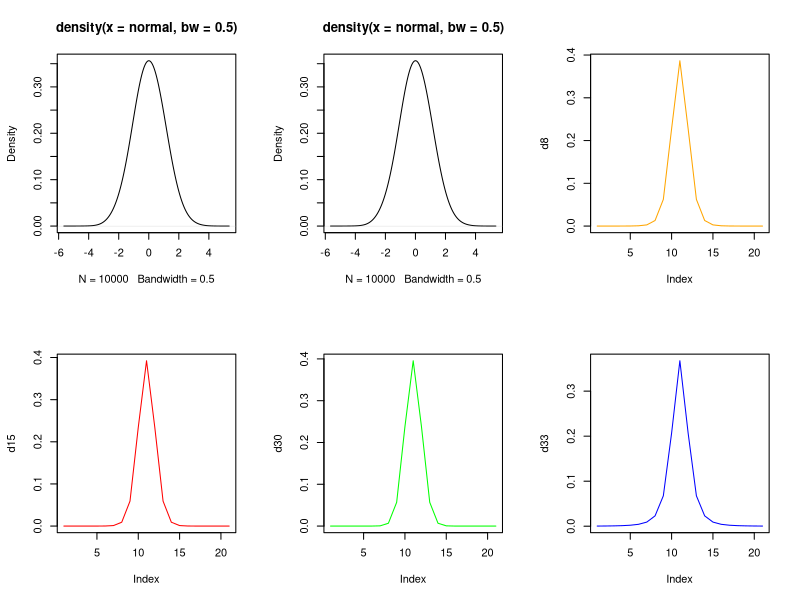
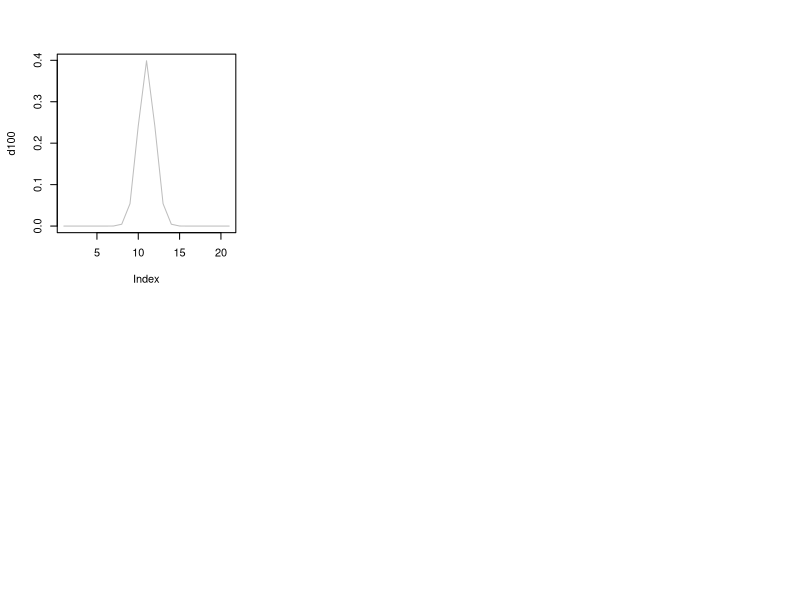

Reproduce these figures in R, in order. (Note: this script raises an error after producing the figures.)

# to put plots side by side:
op <- par(mfrow = c(2, 3),
            pty = "s")

# Normal:
x_norm <- 1:10000
normal <-  rnorm(x_norm, 0, 1)
plot(density(normal, bw = 0.5))

# Students t test:
# doesn't work":
x <- c(-10:10)
t_test1 <- function(x, nu){
  (1/(sqrt(nu*pi))) * ((gamma((nu+1)/2)) / gamma(nu/2)) *((x^2)/nu + 1)^(-(nu+1)/2)
}

# doesn't work":
d1 <- density(normal, bw = 0.5)
d2 <- density(t_test1(x, 3))
d3 <- density(t_test1(x, 8))
d4 <- density(t_test1(x, 15))

d33 <- dt(x, 3)
d8 <- dt(x, 8)
d15 <- dt(x, 15)
d30 <- dt(x, 30)
d100 <- dt(x, 10000)

plot(density(normal, bw = 0.5))
plot(d8, type = "l", col = "orange")
plot(d15, type = "l", col = "red")
plot(d30, type = "l", col = "green")
plot(d33, type = "l", col = "blue")
plot(d100, type = "l", col = "gray")

plot(range(d33$x, d8$x, d30$x, d15$x, d100$x), 
     range(d33$y, d8$y, d30$y, d15$y, d100$y), 
     type = "n", 
     xlab = "x",
     ylab = "Density")
lines(d33, col = "red")
lines(d8, col = "blue")
lines(d15, col = "pink") 
lines(d30, col = "black") 
lines(d100, col = "orange") 
par(op)

